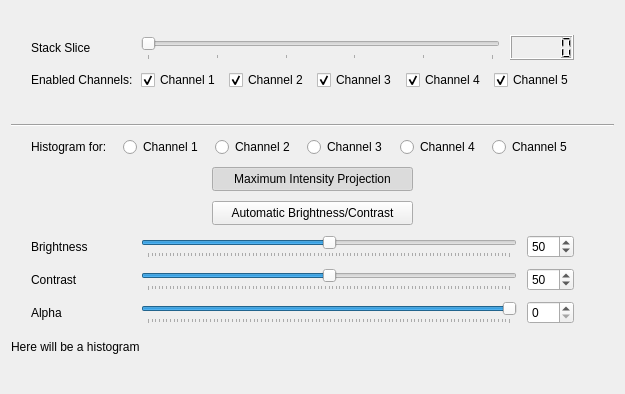
<?xml version="1.0" encoding="UTF-8"?>
<ui version="4.0">
 <class>FLM_helper</class>
 <widget class="QWidget" name="FLM_helper">
  <property name="geometry">
   <rect>
    <x>0</x>
    <y>0</y>
    <width>625</width>
    <height>394</height>
   </rect>
  </property>
  <property name="sizePolicy">
   <sizepolicy hsizetype="Preferred" vsizetype="Preferred">
    <horstretch>1</horstretch>
    <verstretch>1</verstretch>
   </sizepolicy>
  </property>
  <property name="windowTitle">
   <string>Image Properties</string>
  </property>
  <layout class="QHBoxLayout" name="horizontalLayout">
   <item>
    <layout class="QVBoxLayout" name="Layout_Total" stretch="1,1,1,1,1,1,1,1,0,1,1">
     <property name="spacing">
      <number>10</number>
     </property>
     <property name="sizeConstraint">
      <enum>QLayout::SetDefaultConstraint</enum>
     </property>
     <item>
      <spacer name="Spacer_TotalTop">
       <property name="orientation">
        <enum>Qt::Vertical</enum>
       </property>
       <property name="sizeType">
        <enum>QSizePolicy::Minimum</enum>
       </property>
       <property name="sizeHint" stdset="0">
        <size>
         <width>40</width>
         <height>13</height>
        </size>
       </property>
      </spacer>
     </item>
     <item>
      <layout class="QHBoxLayout" name="Layout_SliceSelector">
       <item>
        <spacer name="Spacer_SliceSelectorLeft">
         <property name="orientation">
          <enum>Qt::Horizontal</enum>
         </property>
         <property name="sizeType">
          <enum>QSizePolicy::Minimum</enum>
         </property>
         <property name="sizeHint" stdset="0">
          <size>
           <width>20</width>
           <height>20</height>
          </size>
         </property>
        </spacer>
       </item>
       <item>
        <layout class="QHBoxLayout" name="Layout_SliceSlider">
         <item>
          <widget class="QLabel" name="Label_SliceSelector">
           <property name="minimumSize">
            <size>
             <width>60</width>
             <height>0</height>
            </size>
           </property>
           <property name="text">
            <string>Stack Slice</string>
           </property>
           <property name="wordWrap">
            <bool>true</bool>
           </property>
          </widget>
         </item>
         <item>
          <spacer name="Spacer_Slice">
           <property name="orientation">
            <enum>Qt::Horizontal</enum>
           </property>
           <property name="sizeType">
            <enum>QSizePolicy::MinimumExpanding</enum>
           </property>
           <property name="sizeHint" stdset="0">
            <size>
             <width>40</width>
             <height>20</height>
            </size>
           </property>
          </spacer>
         </item>
         <item>
          <widget class="QSlider" name="Slider_SliceSelector">
           <property name="sizePolicy">
            <sizepolicy hsizetype="Expanding" vsizetype="Expanding">
             <horstretch>4</horstretch>
             <verstretch>1</verstretch>
            </sizepolicy>
           </property>
           <property name="maximum">
            <number>5</number>
           </property>
           <property name="pageStep">
            <number>5</number>
           </property>
           <property name="orientation">
            <enum>Qt::Horizontal</enum>
           </property>
           <property name="tickPosition">
            <enum>QSlider::TicksBelow</enum>
           </property>
           <property name="tickInterval">
            <number>1</number>
           </property>
          </widget>
         </item>
         <item>
          <widget class="QLCDNumber" name="Number_SliceSelector">
           <property name="sizePolicy">
            <sizepolicy hsizetype="Expanding" vsizetype="Expanding">
             <horstretch>0</horstretch>
             <verstretch>0</verstretch>
            </sizepolicy>
           </property>
          </widget>
         </item>
        </layout>
       </item>
       <item>
        <spacer name="Spacer_SliceSelectorRight">
         <property name="orientation">
          <enum>Qt::Horizontal</enum>
         </property>
         <property name="sizeType">
          <enum>QSizePolicy::Minimum</enum>
         </property>
         <property name="sizeHint" stdset="0">
          <size>
           <width>40</width>
           <height>20</height>
          </size>
         </property>
        </spacer>
       </item>
      </layout>
     </item>
     <item>
      <layout class="QHBoxLayout" name="FluoChannels">
       <property name="spacing">
        <number>8</number>
       </property>
       <item>
        <spacer name="Spacer_FluoChannelsLeft">
         <property name="orientation">
          <enum>Qt::Horizontal</enum>
         </property>
         <property name="sizeType">
          <enum>QSizePolicy::Minimum</enum>
         </property>
         <property name="sizeHint" stdset="0">
          <size>
           <width>20</width>
           <height>20</height>
          </size>
         </property>
        </spacer>
       </item>
       <item>
        <widget class="QLabel" name="Label_FluoChannels">
         <property name="text">
          <string>Enabled Channels:</string>
         </property>
        </widget>
       </item>
       <item>
        <widget class="QCheckBox" name="CheckBox_FluoChannel1">
         <property name="text">
          <string>Channel 1</string>
         </property>
         <property name="checked">
          <bool>true</bool>
         </property>
         <property name="tristate">
          <bool>false</bool>
         </property>
        </widget>
       </item>
       <item>
        <widget class="QCheckBox" name="CheckBox_FluoChannel2">
         <property name="text">
          <string>Channel 2</string>
         </property>
         <property name="checked">
          <bool>true</bool>
         </property>
         <property name="autoExclusive">
          <bool>false</bool>
         </property>
         <property name="tristate">
          <bool>false</bool>
         </property>
        </widget>
       </item>
       <item>
        <widget class="QCheckBox" name="CheckBox_FluoChannel3">
         <property name="text">
          <string>Channel 3</string>
         </property>
         <property name="checked">
          <bool>true</bool>
         </property>
        </widget>
       </item>
       <item>
        <widget class="QCheckBox" name="CheckBox_FluoChannel4">
         <property name="text">
          <string>Channel 4</string>
         </property>
         <property name="checked">
          <bool>true</bool>
         </property>
        </widget>
       </item>
       <item>
        <widget class="QCheckBox" name="CheckBox_FluoChannel5">
         <property name="text">
          <string>Channel 5</string>
         </property>
         <property name="checked">
          <bool>true</bool>
         </property>
        </widget>
       </item>
       <item>
        <spacer name="Spacer_FluoChannelsRight">
         <property name="orientation">
          <enum>Qt::Horizontal</enum>
         </property>
         <property name="sizeType">
          <enum>QSizePolicy::Minimum</enum>
         </property>
         <property name="sizeHint" stdset="0">
          <size>
           <width>40</width>
           <height>20</height>
          </size>
         </property>
        </spacer>
       </item>
      </layout>
     </item>
     <item>
      <spacer name="Spacer_TotalCenter">
       <property name="orientation">
        <enum>Qt::Vertical</enum>
       </property>
       <property name="sizeType">
        <enum>QSizePolicy::Minimum</enum>
       </property>
       <property name="sizeHint" stdset="0">
        <size>
         <width>20</width>
         <height>13</height>
        </size>
       </property>
      </spacer>
     </item>
     <item>
      <widget class="Line" name="line">
       <property name="orientation">
        <enum>Qt::Horizontal</enum>
       </property>
      </widget>
     </item>
     <item>
      <layout class="QHBoxLayout" name="Layout_HistoSelector">
       <item>
        <spacer name="Spacer_HistoSelectorLeft">
         <property name="orientation">
          <enum>Qt::Horizontal</enum>
         </property>
         <property name="sizeType">
          <enum>QSizePolicy::Minimum</enum>
         </property>
         <property name="sizeHint" stdset="0">
          <size>
           <width>20</width>
           <height>20</height>
          </size>
         </property>
        </spacer>
       </item>
       <item>
        <widget class="QLabel" name="Label_HistoSelector">
         <property name="sizePolicy">
          <sizepolicy hsizetype="Minimum" vsizetype="Minimum">
           <horstretch>0</horstretch>
           <verstretch>0</verstretch>
          </sizepolicy>
         </property>
         <property name="text">
          <string>Histogram for:</string>
         </property>
         <property name="scaledContents">
          <bool>true</bool>
         </property>
         <property name="wordWrap">
          <bool>true</bool>
         </property>
        </widget>
       </item>
       <item>
        <widget class="QRadioButton" name="Radio_HistoSelector1">
         <property name="text">
          <string>Channel 1</string>
         </property>
        </widget>
       </item>
       <item>
        <widget class="QRadioButton" name="Radio_HistoSelector2">
         <property name="text">
          <string>Channel 2</string>
         </property>
        </widget>
       </item>
       <item>
        <widget class="QRadioButton" name="Radio_HistoSelector3">
         <property name="text">
          <string>Channel 3</string>
         </property>
        </widget>
       </item>
       <item>
        <widget class="QRadioButton" name="Radio_HistoSelector4">
         <property name="text">
          <string>Channel 4</string>
         </property>
        </widget>
       </item>
       <item>
        <widget class="QRadioButton" name="Radio_HistoSelector5">
         <property name="text">
          <string>Channel 5</string>
         </property>
        </widget>
       </item>
       <item>
        <spacer name="Spacer_HistoSelectorRight">
         <property name="orientation">
          <enum>Qt::Horizontal</enum>
         </property>
         <property name="sizeType">
          <enum>QSizePolicy::Minimum</enum>
         </property>
         <property name="sizeHint" stdset="0">
          <size>
           <width>40</width>
           <height>20</height>
          </size>
         </property>
        </spacer>
       </item>
      </layout>
     </item>
     <item>
      <layout class="QHBoxLayout" name="Layout_MIP">
       <item>
        <spacer name="Spacer_MIPLeft">
         <property name="orientation">
          <enum>Qt::Horizontal</enum>
         </property>
         <property name="sizeType">
          <enum>QSizePolicy::MinimumExpanding</enum>
         </property>
         <property name="sizeHint" stdset="0">
          <size>
           <width>20</width>
           <height>20</height>
          </size>
         </property>
        </spacer>
       </item>
       <item>
        <widget class="QPushButton" name="PushButton_MIP">
         <property name="sizePolicy">
          <sizepolicy hsizetype="MinimumExpanding" vsizetype="MinimumExpanding">
           <horstretch>0</horstretch>
           <verstretch>0</verstretch>
          </sizepolicy>
         </property>
         <property name="minimumSize">
          <size>
           <width>180</width>
           <height>0</height>
          </size>
         </property>
         <property name="text">
          <string>Maximum Intensity Projection</string>
         </property>
         <property name="checkable">
          <bool>true</bool>
         </property>
         <property name="checked">
          <bool>true</bool>
         </property>
        </widget>
       </item>
       <item>
        <spacer name="Spacer_MIPRight">
         <property name="orientation">
          <enum>Qt::Horizontal</enum>
         </property>
         <property name="sizeType">
          <enum>QSizePolicy::MinimumExpanding</enum>
         </property>
         <property name="sizeHint" stdset="0">
          <size>
           <width>20</width>
           <height>20</height>
          </size>
         </property>
        </spacer>
       </item>
      </layout>
     </item>
     <item>
      <layout class="QHBoxLayout" name="Layout_AutoBC">
       <item>
        <spacer name="Spacer_AutoBCLeft">
         <property name="orientation">
          <enum>Qt::Horizontal</enum>
         </property>
         <property name="sizeType">
          <enum>QSizePolicy::MinimumExpanding</enum>
         </property>
         <property name="sizeHint" stdset="0">
          <size>
           <width>20</width>
           <height>20</height>
          </size>
         </property>
        </spacer>
       </item>
       <item>
        <widget class="QPushButton" name="Button_AutoBC">
         <property name="sizePolicy">
          <sizepolicy hsizetype="MinimumExpanding" vsizetype="MinimumExpanding">
           <horstretch>0</horstretch>
           <verstretch>0</verstretch>
          </sizepolicy>
         </property>
         <property name="minimumSize">
          <size>
           <width>180</width>
           <height>0</height>
          </size>
         </property>
         <property name="text">
          <string>Automatic Brightness/Contrast</string>
         </property>
        </widget>
       </item>
       <item>
        <spacer name="Spacer_AutoBCRight">
         <property name="orientation">
          <enum>Qt::Horizontal</enum>
         </property>
         <property name="sizeType">
          <enum>QSizePolicy::MinimumExpanding</enum>
         </property>
         <property name="sizeHint" stdset="0">
          <size>
           <width>20</width>
           <height>20</height>
          </size>
         </property>
        </spacer>
       </item>
      </layout>
     </item>
     <item>
      <layout class="QGridLayout" name="gridLayout_2">
       <property name="horizontalSpacing">
        <number>10</number>
       </property>
       <item row="1" column="2">
        <spacer name="Spacer_ContrastSlider">
         <property name="orientation">
          <enum>Qt::Horizontal</enum>
         </property>
         <property name="sizeType">
          <enum>QSizePolicy::Minimum</enum>
         </property>
         <property name="sizeHint" stdset="0">
          <size>
           <width>40</width>
           <height>20</height>
          </size>
         </property>
        </spacer>
       </item>
       <item row="0" column="1">
        <widget class="QLabel" name="Label_Brightness">
         <property name="minimumSize">
          <size>
           <width>60</width>
           <height>0</height>
          </size>
         </property>
         <property name="text">
          <string>Brightness</string>
         </property>
         <property name="wordWrap">
          <bool>true</bool>
         </property>
        </widget>
       </item>
       <item row="1" column="5">
        <spacer name="Spacer_ContrastRight">
         <property name="orientation">
          <enum>Qt::Horizontal</enum>
         </property>
         <property name="sizeType">
          <enum>QSizePolicy::Minimum</enum>
         </property>
         <property name="sizeHint" stdset="0">
          <size>
           <width>40</width>
           <height>20</height>
          </size>
         </property>
        </spacer>
       </item>
       <item row="0" column="5">
        <spacer name="Spacer_BrightnessRight">
         <property name="orientation">
          <enum>Qt::Horizontal</enum>
         </property>
         <property name="sizeType">
          <enum>QSizePolicy::Minimum</enum>
         </property>
         <property name="sizeHint" stdset="0">
          <size>
           <width>40</width>
           <height>20</height>
          </size>
         </property>
        </spacer>
       </item>
       <item row="2" column="2">
        <spacer name="Spacer_AlphaSlider">
         <property name="orientation">
          <enum>Qt::Horizontal</enum>
         </property>
         <property name="sizeType">
          <enum>QSizePolicy::Minimum</enum>
         </property>
         <property name="sizeHint" stdset="0">
          <size>
           <width>40</width>
           <height>20</height>
          </size>
         </property>
        </spacer>
       </item>
       <item row="0" column="2">
        <spacer name="Spacer_BrightnessSlider">
         <property name="orientation">
          <enum>Qt::Horizontal</enum>
         </property>
         <property name="sizeType">
          <enum>QSizePolicy::Minimum</enum>
         </property>
         <property name="sizeHint" stdset="0">
          <size>
           <width>40</width>
           <height>20</height>
          </size>
         </property>
        </spacer>
       </item>
       <item row="2" column="5">
        <spacer name="Spacer_AlphaRight">
         <property name="orientation">
          <enum>Qt::Horizontal</enum>
         </property>
         <property name="sizeType">
          <enum>QSizePolicy::Minimum</enum>
         </property>
         <property name="sizeHint" stdset="0">
          <size>
           <width>40</width>
           <height>20</height>
          </size>
         </property>
        </spacer>
       </item>
       <item row="2" column="1">
        <widget class="QLabel" name="Label_Alpha">
         <property name="minimumSize">
          <size>
           <width>60</width>
           <height>0</height>
          </size>
         </property>
         <property name="text">
          <string>Alpha</string>
         </property>
         <property name="wordWrap">
          <bool>true</bool>
         </property>
        </widget>
       </item>
       <item row="2" column="0">
        <spacer name="Spacer_AlphaLeft">
         <property name="orientation">
          <enum>Qt::Horizontal</enum>
         </property>
         <property name="sizeType">
          <enum>QSizePolicy::MinimumExpanding</enum>
         </property>
         <property name="sizeHint" stdset="0">
          <size>
           <width>20</width>
           <height>20</height>
          </size>
         </property>
        </spacer>
       </item>
       <item row="1" column="1">
        <widget class="QLabel" name="Label_Contrast">
         <property name="minimumSize">
          <size>
           <width>60</width>
           <height>0</height>
          </size>
         </property>
         <property name="text">
          <string>Contrast</string>
         </property>
         <property name="wordWrap">
          <bool>true</bool>
         </property>
        </widget>
       </item>
       <item row="0" column="0">
        <spacer name="Spacer_BrightnessLeft">
         <property name="orientation">
          <enum>Qt::Horizontal</enum>
         </property>
         <property name="sizeType">
          <enum>QSizePolicy::MinimumExpanding</enum>
         </property>
         <property name="sizeHint" stdset="0">
          <size>
           <width>20</width>
           <height>20</height>
          </size>
         </property>
        </spacer>
       </item>
       <item row="1" column="0">
        <spacer name="Spacer_ContrastLeft">
         <property name="orientation">
          <enum>Qt::Horizontal</enum>
         </property>
         <property name="sizeType">
          <enum>QSizePolicy::MinimumExpanding</enum>
         </property>
         <property name="sizeHint" stdset="0">
          <size>
           <width>20</width>
           <height>20</height>
          </size>
         </property>
        </spacer>
       </item>
       <item row="1" column="3">
        <widget class="QSlider" name="Slider_Contrast">
         <property name="sizePolicy">
          <sizepolicy hsizetype="Expanding" vsizetype="Expanding">
           <horstretch>4</horstretch>
           <verstretch>1</verstretch>
          </sizepolicy>
         </property>
         <property name="maximum">
          <number>100</number>
         </property>
         <property name="value">
          <number>50</number>
         </property>
         <property name="orientation">
          <enum>Qt::Horizontal</enum>
         </property>
         <property name="tickPosition">
          <enum>QSlider::TicksBelow</enum>
         </property>
        </widget>
       </item>
       <item row="0" column="3">
        <widget class="QSlider" name="Slider_Brightness">
         <property name="sizePolicy">
          <sizepolicy hsizetype="Expanding" vsizetype="Expanding">
           <horstretch>4</horstretch>
           <verstretch>1</verstretch>
          </sizepolicy>
         </property>
         <property name="maximum">
          <number>100</number>
         </property>
         <property name="value">
          <number>50</number>
         </property>
         <property name="orientation">
          <enum>Qt::Horizontal</enum>
         </property>
         <property name="invertedAppearance">
          <bool>false</bool>
         </property>
         <property name="invertedControls">
          <bool>false</bool>
         </property>
         <property name="tickPosition">
          <enum>QSlider::TicksBelow</enum>
         </property>
        </widget>
       </item>
       <item row="2" column="3">
        <widget class="QSlider" name="Slider_Alpha">
         <property name="sizePolicy">
          <sizepolicy hsizetype="Expanding" vsizetype="Expanding">
           <horstretch>4</horstretch>
           <verstretch>1</verstretch>
          </sizepolicy>
         </property>
         <property name="value">
          <number>99</number>
         </property>
         <property name="orientation">
          <enum>Qt::Horizontal</enum>
         </property>
         <property name="tickPosition">
          <enum>QSlider::TicksBelow</enum>
         </property>
        </widget>
       </item>
       <item row="0" column="4">
        <widget class="QSpinBox" name="SpinBox_Brightness">
         <property name="sizePolicy">
          <sizepolicy hsizetype="MinimumExpanding" vsizetype="MinimumExpanding">
           <horstretch>0</horstretch>
           <verstretch>0</verstretch>
          </sizepolicy>
         </property>
         <property name="wrapping">
          <bool>false</bool>
         </property>
         <property name="maximum">
          <number>100</number>
         </property>
         <property name="value">
          <number>50</number>
         </property>
        </widget>
       </item>
       <item row="1" column="4">
        <widget class="QSpinBox" name="SpinBox_Contrast">
         <property name="sizePolicy">
          <sizepolicy hsizetype="Expanding" vsizetype="Expanding">
           <horstretch>0</horstretch>
           <verstretch>0</verstretch>
          </sizepolicy>
         </property>
         <property name="maximum">
          <number>100</number>
         </property>
         <property name="value">
          <number>50</number>
         </property>
        </widget>
       </item>
       <item row="2" column="4">
        <widget class="QSpinBox" name="SpinBox_Alpha">
         <property name="sizePolicy">
          <sizepolicy hsizetype="Expanding" vsizetype="Expanding">
           <horstretch>0</horstretch>
           <verstretch>0</verstretch>
          </sizepolicy>
         </property>
        </widget>
       </item>
      </layout>
     </item>
     <item>
      <widget class="QLabel" name="Label_Histogram">
       <property name="text">
        <string>Here will be a histogram</string>
       </property>
      </widget>
     </item>
     <item>
      <spacer name="Spacer_TotalBottom">
       <property name="orientation">
        <enum>Qt::Vertical</enum>
       </property>
       <property name="sizeType">
        <enum>QSizePolicy::Minimum</enum>
       </property>
       <property name="sizeHint" stdset="0">
        <size>
         <width>20</width>
         <height>13</height>
        </size>
       </property>
      </spacer>
     </item>
    </layout>
   </item>
  </layout>
 </widget>
 <resources/>
 <connections>
  <connection>
   <sender>Slider_SliceSelector</sender>
   <signal>valueChanged(int)</signal>
   <receiver>Number_SliceSelector</receiver>
   <slot>display(int)</slot>
   <hints>
    <hint type="sourcelabel">
     <x>186</x>
     <y>49</y>
    </hint>
    <hint type="destinationlabel">
     <x>266</x>
     <y>49</y>
    </hint>
   </hints>
  </connection>
  <connection>
   <sender>Slider_Brightness</sender>
   <signal>valueChanged(int)</signal>
   <receiver>SpinBox_Brightness</receiver>
   <slot>setValue(int)</slot>
   <hints>
    <hint type="sourcelabel">
     <x>330</x>
     <y>256</y>
    </hint>
    <hint type="destinationlabel">
     <x>529</x>
     <y>256</y>
    </hint>
   </hints>
  </connection>
  <connection>
   <sender>SpinBox_Brightness</sender>
   <signal>valueChanged(int)</signal>
   <receiver>Slider_Brightness</receiver>
   <slot>setValue(int)</slot>
   <hints>
    <hint type="sourcelabel">
     <x>529</x>
     <y>256</y>
    </hint>
    <hint type="destinationlabel">
     <x>330</x>
     <y>256</y>
    </hint>
   </hints>
  </connection>
  <connection>
   <sender>Slider_Contrast</sender>
   <signal>valueChanged(int)</signal>
   <receiver>SpinBox_Contrast</receiver>
   <slot>setValue(int)</slot>
   <hints>
    <hint type="sourcelabel">
     <x>330</x>
     <y>282</y>
    </hint>
    <hint type="destinationlabel">
     <x>529</x>
     <y>282</y>
    </hint>
   </hints>
  </connection>
  <connection>
   <sender>SpinBox_Contrast</sender>
   <signal>valueChanged(int)</signal>
   <receiver>Slider_Contrast</receiver>
   <slot>setValue(int)</slot>
   <hints>
    <hint type="sourcelabel">
     <x>529</x>
     <y>282</y>
    </hint>
    <hint type="destinationlabel">
     <x>330</x>
     <y>282</y>
    </hint>
   </hints>
  </connection>
  <connection>
   <sender>SpinBox_Alpha</sender>
   <signal>valueChanged(int)</signal>
   <receiver>Slider_Alpha</receiver>
   <slot>setValue(int)</slot>
   <hints>
    <hint type="sourcelabel">
     <x>529</x>
     <y>308</y>
    </hint>
    <hint type="destinationlabel">
     <x>330</x>
     <y>308</y>
    </hint>
   </hints>
  </connection>
  <connection>
   <sender>Slider_Alpha</sender>
   <signal>valueChanged(int)</signal>
   <receiver>SpinBox_Alpha</receiver>
   <slot>setValue(int)</slot>
   <hints>
    <hint type="sourcelabel">
     <x>330</x>
     <y>308</y>
    </hint>
    <hint type="destinationlabel">
     <x>529</x>
     <y>308</y>
    </hint>
   </hints>
  </connection>
 </connections>
</ui>
